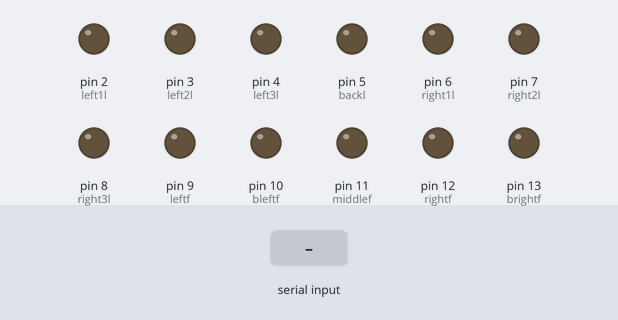
The sketch below on a simulated Arduino Uno, built with avr-gcc and run on an emulated ATmega328P. On the bench: output pins drawn as LEDs (lit = HIGH). The test bench sets the inputs (shaded band). What the sketch prints to the serial monitor is not drawn.

Above: at 6.2 s.
6.3 s: "JUSLLON" received over Serial
At 7.7 s:
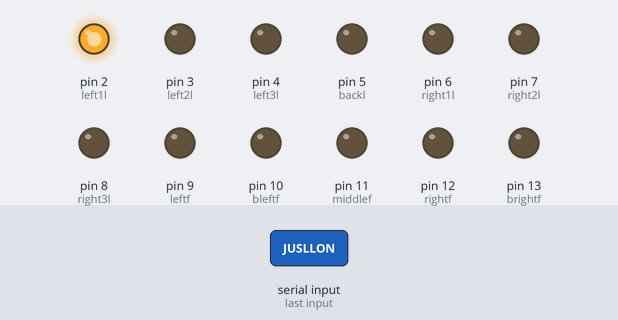
8.8 s: "JUSLLLON" received over Serial
At 10.9 s:
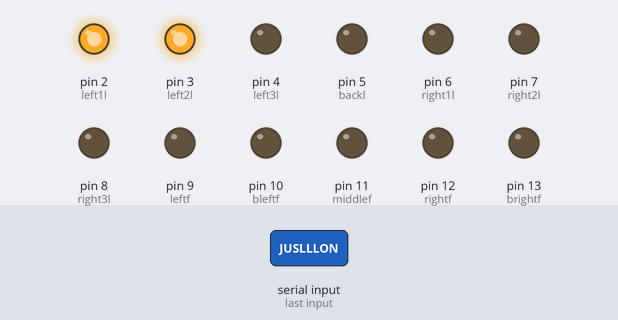
11.3 s: "JUSLLOFF" received over Serial
At 12.8 s:
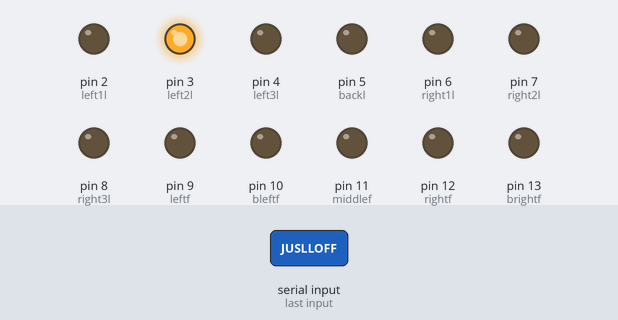
13.8 s: "JUSLLLLON" received over Serial
At 15.9 s:
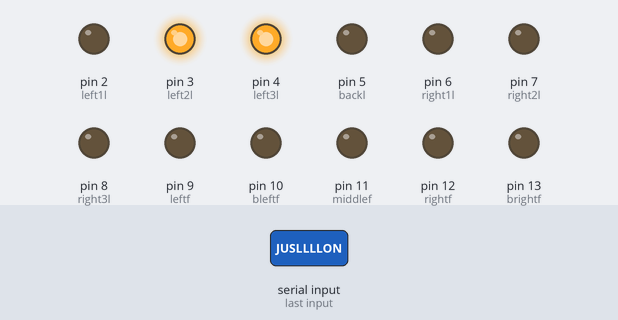
16.3 s: "JUSLLLOFF" received over Serial
At 17.8 s:
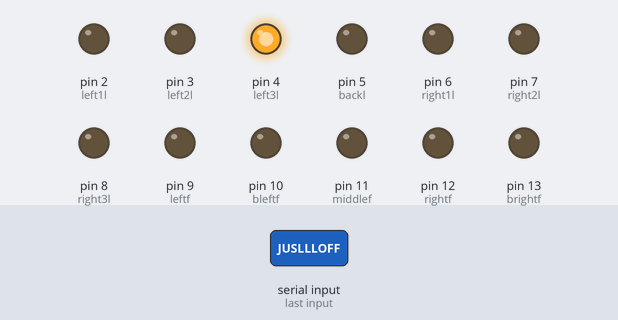
18.8 s: "JUSLBON" received over Serial
At 20.8 s:
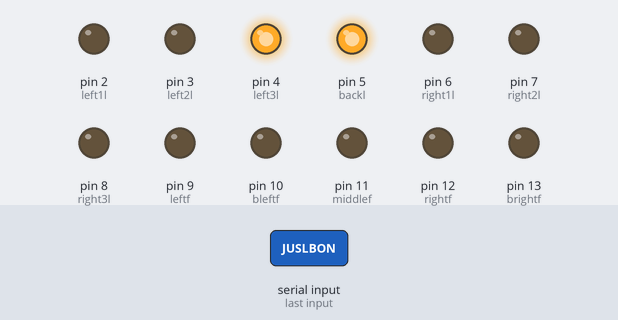
Timing chart, 0 to 22.3 s (numbered marks = the images above; inputs shaded):
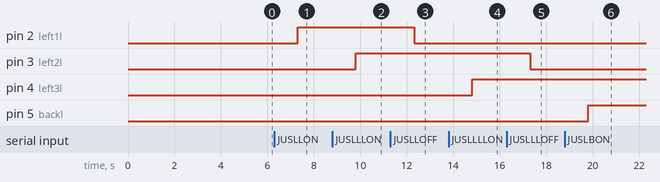

Measured:
- after the input at 6.3 s, pin 2 (left1l): LOW → HIGH after 1.0 s
- after the input at 8.8 s, pin 3 (left2l): LOW → HIGH after 1.0 s
- after the input at 11.3 s, pin 2 (left1l): HIGH → LOW after 1.0 s
- after the input at 13.8 s, pin 4 (left3l): LOW → HIGH after 1.0 s
- after the input at 16.3 s, pin 3 (left2l): HIGH → LOW after 1.0 s
- after the input at 18.8 s, pin 5 (backl): LOW → HIGH after 1.0 s

The sketch:

2ndyears.ino
```cpp
//2nd years

String textMessage;

const int left1l=2; //lights pins
const int left2l=3;
const int left3l=4;
const int backl=5;
const int right1l=6;
const int right2l=7;
const int right3l=8;

const int leftf=9;//fans pins
const int bleftf=10;
const int middlef=11;
const int rightf=12;
const int brightf=13;

void setup()
{
  //setting outpins
pinMode(left1l,OUTPUT);
pinMode(left2l,OUTPUT);
pinMode(left3l,OUTPUT);
pinMode(backl,OUTPUT);
pinMode(right1l,OUTPUT);
pinMode(right2l,OUTPUT);
pinMode(right3l,OUTPUT);

pinMode(leftf,OUTPUT);
pinMode(bleftf,OUTPUT);
pinMode(middlef,OUTPUT);
pinMode(rightf,OUTPUT);
pinMode(brightf,OUTPUT);


//setting default
digitalWrite(left1l,LOW);
digitalWrite(left2l,LOW);
digitalWrite(left3l,LOW);
digitalWrite(backl,LOW);
digitalWrite(right1l,LOW);
digitalWrite(right2l,LOW);
digitalWrite(right3l,LOW);

digitalWrite(leftf,LOW);
digitalWrite(bleftf,LOW);
digitalWrite(middlef,LOW);
digitalWrite(rightf,LOW);
digitalWrite(brightf,LOW);

Serial.begin(19200);
delay(5000);
Serial.print("AT+CMGF=1\r");
}
void loop()
{
 if(Serial.available()>0)
 {
   textMessage=Serial.readString();
   delay(10);
 }
       //lights
       if(textMessage.indexOf("JUSLLON")>=0)
       {
       digitalWrite(left1l,HIGH);
       textMessage="";
       }
       if(textMessage.indexOf("JUSLLOFF")>=0)
       {
       digitalWrite(left1l,LOW);
       textMessage="";
       }
       //
       if(textMessage.indexOf("JUSLLLON")>=0)
       {
       digitalWrite(left2l,HIGH);
       textMessage="";
       }
       if(textMessage.indexOf("JUSLLLOFF")>=0)
       {
       digitalWrite(left2l,LOW);
       textMessage="";
       }
              //
       if(textMessage.indexOf("JUSLLLLON")>=0)
       {
       digitalWrite(left3l,HIGH);
       textMessage="";
       }
       if(textMessage.indexOf("JUSLLLLOFF")>=0)
       {
       digitalWrite(left3l,LOW);
       textMessage="";
       }
            //
       if(textMessage.indexOf("JUSLBON")>=0)
       {
       digitalWrite(backl,HIGH);
       textMessage="";
       }
       if(textMessage.indexOf("JUSLBOFF")>=0)
       {
       digitalWrite(backl,LOW);
       textMessage="";
       }
              //
       if(textMessage.indexOf("JUSLRON")>=0)
       {
       digitalWrite(right1l,HIGH);
       textMessage="";
       }
       if(textMessage.indexOf("JUSLROFF")>=0)
       {
       digitalWrite(right1l,LOW);
       textMessage="";
       }
              //
       if(textMessage.indexOf("JUSLRRON")>=0)
       {
       digitalWrite(right2l,HIGH);
       textMessage="";
       }
       if(textMessage.indexOf("JUSLRROFF")>=0)
       {
       digitalWrite(right2l,LOW);
       textMessage="";
       }
              //
       if(textMessage.indexOf("JUSLRRRON")>=0)
       {
       digitalWrite(right3l,HIGH);
       textMessage="";
       }
       if(textMessage.indexOf("JUSLRRROFF")>=0)
       {
       digitalWrite(right3l,LOW);
       textMessage="";
       }


//fans

       //
       if(textMessage.indexOf("JUSFLON")>=0)
       {
       digitalWrite(leftf,HIGH);
       textMessage="";
       }
       if(textMessage.indexOf("JUSFLOFF")>=0)
       {
       digitalWrite(leftf,LOW);
       textMessage="";
       }
       //
       if(textMessage.indexOf("JUSFBLON")>=0)
       {
       digitalWrite(bleftf,HIGH);
       textMessage="";
       }
       if(textMessage.indexOf("JUSFBLOFF")>=0)
       {
       digitalWrite(bleftf,LOW);
       textMessage="";
       }
       //
       if(textMessage.indexOf("JUSFMON")>=0)
       {
       digitalWrite(middlef,HIGH);
       textMessage="";
       }
       if(textMessage.indexOf("JUSFMOFF")>=0)
       {
       digitalWrite(middlef,LOW);
       textMessage="";
       }
              //
       if(textMessage.indexOf("JUSFRON")>=0)
       {
       digitalWrite(rightf,HIGH);
       textMessage="";
       }
       if(textMessage.indexOf("JUSFROFF")>=0)
       {
       digitalWrite(rightf,LOW);
       textMessage="";
       }
              //
       if(textMessage.indexOf("JUSFBRON")>=0)
       {
       digitalWrite(brightf,HIGH);
       textMessage="";
       }
       if(textMessage.indexOf("JUSFBROFF")>=0)
       {
       digitalWrite(brightf,LOW);
       textMessage="";
       }
}
```
